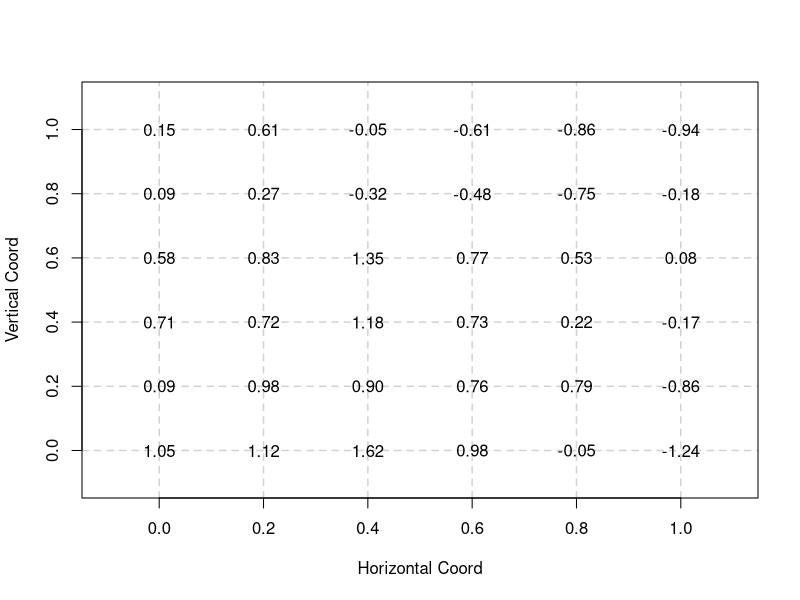

The R source for this figure:
## ---- chunk 1
set.seed(2018)
N <- 36
phi <- 1
sigma <- 1
## 单位区域上采样
d <- expand.grid(
  d1 = seq(0, 1, l = sqrt(N)),
  d2 = seq(0, 1, l = sqrt(N))
)
D <- as.matrix(dist(d)) # 计算采样点之间的欧氏距离
G <- sigma^2 * exp(- D / phi) # 多元高斯分布的协方差矩阵
S <- MASS::mvrnorm(1, rep(0, N), G) # 产生服从多元高斯分布的随机数
plot(c(-0.1, 1.1), c(-0.1, 1.1),
  type = "n",
  panel.first = grid(lwd = 1.5, lty = 2, col = "lightgray"),
  xlab = "Horizontal Coord", ylab = "Vertical Coord"
)
# text(y = d$d1, x = d$d2, labels = round(S, digits = 2), xpd = TRUE)

text(
  y = d$d1, x = d$d2,
  labels = formatC(round(S, digits = 2), format = "f", 
                   digits = 2, drop0trailing = FALSE), 
  xpd = TRUE
)
## ---- chunk 2
library(purrr)
library(kableExtra)
db <- mtcars[, 1:7]
db2 <- cbind(rownames(db), db)
colnames(db2) <- c("Methods", rep(c("Bias", "RMSE"), 3), "")
if (knitr::is_latex_output()) {
  kable(db2,
    format = "latex", booktabs = TRUE, escape = T, row.names = F,
    longtable = FALSE, caption = "第1种类型的统计表格样式",
    linesep = c("", "", "", "", "", "\\midrule")
  ) %>%
    kable_styling(
      latex_options = c("hold_position", "repeat_header"),
      full_width = F, position = "center", repeat_header_method = "replace",
      repeat_header_text = "续表@ref(tab:kable)"
    ) %>%
    add_header_above(c(" ",
      "$\\\\sigma^2$" = 2, "$\\\\phi$" = 2,
      "$\\\\tau^2$" = 2, "$r=\\\\delta/\\\\phi$" = 1
    ), escape = F) %>%
    footnote(
      general_title = "注：", title_format = "italic", threeparttable = T,
      general = "* 星号表示的内容很长"
    )
} else {
  kable(db2,
    format = "html", booktabs = TRUE, escape = T, row.names = F,
    caption = "第1种类型的统计表格样式"
  ) %>%
    kable_styling(
      bootstrap_options = c("basic"),
      full_width = F, position = "center"
    ) %>%
    add_header_above(c("",
      "$\\sigma^2$" = 2, "$\\phi$" = 2,
      "$\\tau^2$" = 2, "$r=\\delta/\\phi$" = 1
    ), escape = F) %>%
    footnote(
      general_title = "注：", title_format = "italic", threeparttable = T,
      general = "* 星号表示的内容很长"
    )
}
